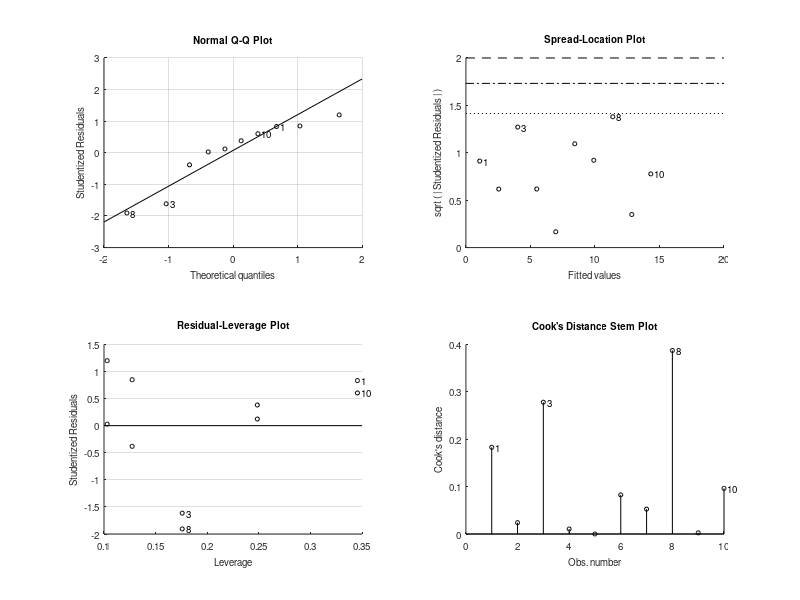
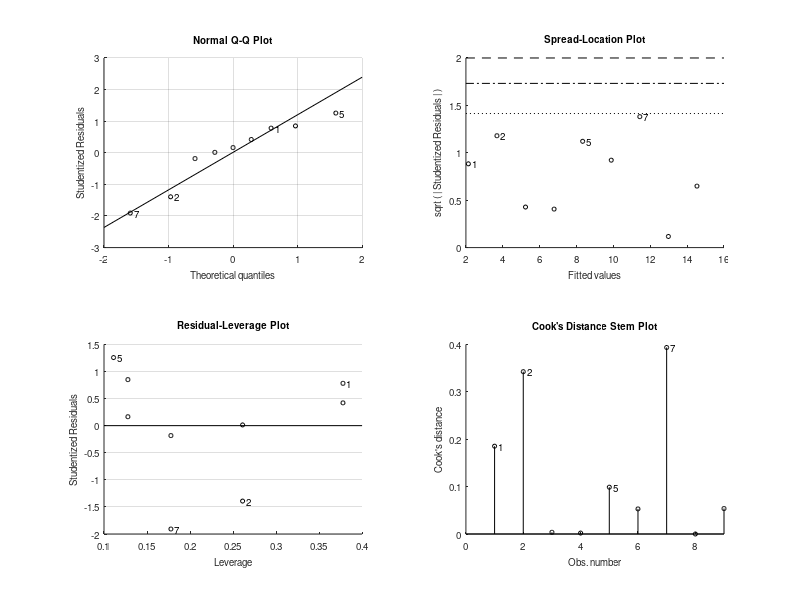

The MATLAB source for these figures, in order: (Note: this script raises an error after producing the figures.)
x = (1:10)';  % Predictor variable (column vector)
y = [2, 3, 2, 5, 7, 10, 11, 9, 13, 15]';  % Response variable (column vector)

n = length(y);  % Number of observations
p = 1;  % Number of predictors (not including the intercept)

% Full model with all observations
fullModel = fitlm(x, y);

% Initialize vector to store Cook's Distance
cooksD = zeros(n, 1);

% Loop through each observation
for i = 1:n
    % Create index for all observations except the current one in the loop
    index = true(n, 1);
    index(i) = false;

    % Fit model without the i-th observation
    reducedModel = fitlm(x(index), y(index));

    % Calculate the difference in fitted values
    fittedFull = predict(fullModel, x);
    fittedReduced = predict(reducedModel, x);

    % Compute the sum of squared differences
    SSE = sum((fittedFull - fittedReduced).^2);

    % Compute Cook's Distance
    cooksD(i) = (SSE / (p + 1)) / fullModel.MSE;
end

% Plot Cook's Distance
figure;
stem(cooksD, 'filled')
xlabel('Observation Index');
ylabel('Cook''s Distance');
title('Cook''s Distance for Each Observation (Manual Calculation)');
